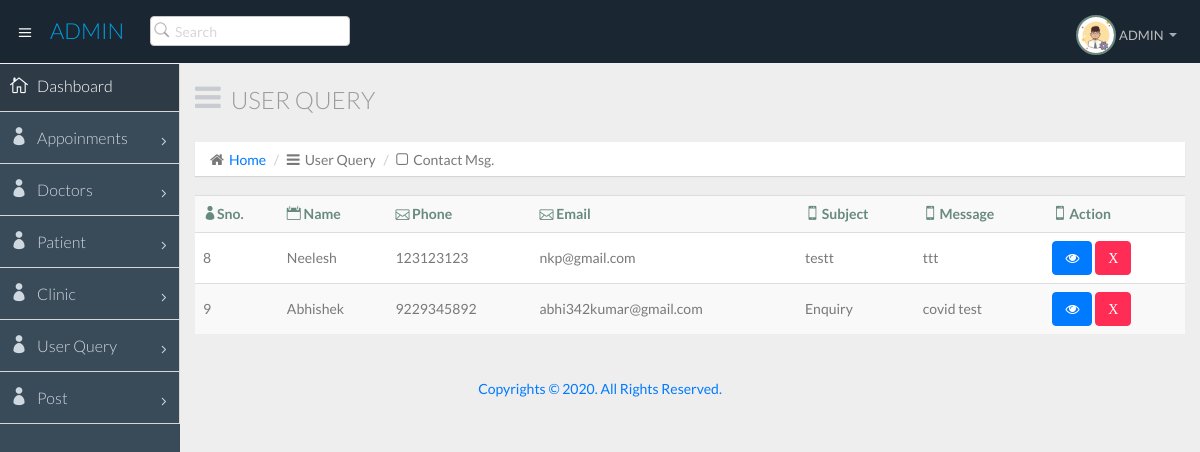
The page /admin/allcontact.php on the database its author committed.
### tables this page shows
CREATE TABLE `tbl_feedback` (
  `fbid` int(11) NOT NULL,
  `fbname` varchar(50) DEFAULT NULL,
  `fbphone` varchar(15) DEFAULT NULL,
  `fbemail` varchar(50) DEFAULT NULL,
  `fbsubject` varchar(150) DEFAULT NULL,
  `fbmessage` varchar(500) DEFAULT NULL,
  `fbproductid` varchar(50) DEFAULT NULL,
  `fbtime` timestamp NOT NULL DEFAULT current_timestamp()
);

### admin/allcontact.php (the view, shortened to what this page needs)
<?php
require('./comnpages/config.php');
?>
<!DOCTYPE html>
<html lang="en">
  <head>
    <link href="css/bootstrap.min.css" rel="stylesheet">
    <link href="css/bootstrap-theme.css" rel="stylesheet">
    <link href="css/elegant-icons-style.css" rel="stylesheet" />
    <link href="css/font-awesome.min.css" rel="stylesheet" />
    <link href="css/style.css" rel="stylesheet">
    <link href="css/style-responsive.css" rel="stylesheet" />
  </head>
  <body>
  <section id="container" class="">
      <?php require('./comnpages/header.php'); ?>
	   <?php require('./comnpages/side.php'); ?>
      <section id="main-content">
          <section class="wrapper">
		  <div class="row">
				<div class="col-lg-12">
					<h3 class="page-header"><i class="fa fa fa-bars"></i> User Query</h3>
					<ol class="breadcrumb">
						<li><i class="fa fa-home"></i><a href="index.html">Home</a></li>
						<li><i class="fa fa-bars"></i>User Query</li>
						<li><i class="fa fa-square-o"></i>Contact Msg.</li>
					</ol>
				</div>
			</div>
              <div class="row">
                  <div class="col-lg-12">
                      <section class="panel">
                          <table class="table table-striped table-advance table-hover">
                           <tbody>
                              <tr>
                                 <th><i class="icon_profile"></i>Sno.</th>
                                 <th><i class="icon_calendar"></i> Name</th>
                                 <th><i class="icon_mail_alt"></i> Phone</th>
                                 <th><i class="icon_mail_alt"></i> Email</th>
                                 <th><i class="icon_mobile"></i> Subject</th>
                                 <th><i class="icon_mobile"></i> Message</th>
                                 <th><i class="icon_mobile"></i> Action</th>
                              </tr>
							  <?php
							$select = mysqli_query($conn,"SELECT * FROM tbl_feedback");
		                     $noofrows=mysqli_num_rows($select);
							 $count=0;
							 if($noofrows>0)
							 {
		                      while($row= mysqli_fetch_array($select))
		                          {
		                            $count++;
							  ?>
                              <tr>
                                 <td><?php echo$row['fbid']; ?></td>
                                 <td><?php echo$row['fbname']; ?></td>
                                 <td><?php echo$row['fbphone']; ?></td>
                                 <td><?php echo$row['fbemail']; ?></td>
                                 <td><?php echo$row['fbsubject'] ?></td>
                                 <td><?php echo$row['fbmessage'] ?></td>
								 <td>
						<a href="contactView.php?cid=<?php echo $row['fbid']; ?>"
						title="view" class="btn btn-primary">
							<i class="fa fa-eye"> </i></a>
					<a onclick="return confirm('Are you sure you want
					to delete this record');" href="contactDelete.php?
					pcid=<?php echo $row['fbid'];?>&action=delete"
					title="Delete" class="btn btn-danger">
					<i class="fa fa-remove">X</i></a>
                              </tr>
							  <?php
								  $count++;}}
							  ?>
                             </tbody>
                        </table>
                      </section>
                  </div>
              </div>
          </section>
      </section>
		  <?php include("./comnpages/credit.php");?>
  </section>
  </body>
</html>

### admin/comnpages/header.php (shortened to what this page needs)
<header class="header dark-bg">
            <div class="toggle-nav">
                <div class="icon-reorder tooltips" data-original-title="Toggle Navigation" data-placement="bottom"><i class="icon_menu"></i></div>
            </div>
            <a href="index.html" class="logo">  <span class="lite">Admin</span></a>
            <div class="nav search-row" id="top_menu">
                <ul class="nav top-menu">
                    <li>
                        <form class="navbar-form">
                            <input class="form-control" placeholder="Search" type="text">
                        </form>
                    </li>
                </ul>
            </div>
            <div class="top-nav notification-row">
                <ul class="nav pull-right top-menu">
                    <li class="dropdown">
                        <a data-toggle="dropdown" class="dropdown-toggle" href="#">
                            <span class="profile-ava">
                                <img alt="" src="img/avatar1_small.jpg" width=40 height=40>
                            </span>
                            <span class="username">ADMIN</span>
                            <b class="caret"></b>
                        </a>
                    </li>
                </ul>
            </div>
      </header>

### admin/comnpages/side.php (shortened to what this page needs)
<aside>
         <div id="sidebar"  class="nav-collapse ">
             <ul class="sidebar-menu">
                 <li class="active">
                     <a class="" href="index.php">
                         <i class="icon_house_alt"></i>
                         <span>Dashboard</span>
                     </a>
                 </li>
         <li class="sub-menu">
                     <a href="javascript:;" class="">
                         <i class="icon_profile"></i>
                         <span>Appoinments</span>
                         <span class="menu-arrow arrow_carrot-right"></span>
                     </a>
                 </li>
         <li class="sub-menu">
                     <a href="javascript:;" class="">
                         <i class="icon_profile"></i>
                         <span>Doctors</span>
                         <span class="menu-arrow arrow_carrot-right"></span>
                     </a>
                 </li>
			 <li class="sub-menu">
                     <a href="javascript:;" class="">
                         <i class="icon_profile"></i>
                         <span>Patient</span>
                         <span class="menu-arrow arrow_carrot-right"></span>
                     </a>
                 </li>
 <li class="sub-menu">
                     <a href="javascript:;" class="">
                         <i class="icon_profile"></i>
                         <span>Clinic</span>
                         <span class="menu-arrow arrow_carrot-right"></span>
                     </a>
                 </li>
               		 <li class="sub-menu">
                     <a href="javascript:;" class="">
                         <i class="icon_profile"></i>
                         <span>User Query</span>
                         <span class="menu-arrow arrow_carrot-right"></span>
                     </a>
                 </li>
<li class="sub-menu">
                     <a href="javascript:;" class="">
                         <i class="icon_profile"></i>
                         <span>Post</span>
                         <span class="menu-arrow arrow_carrot-right"></span>
                     </a>
                 </li>
             </ul>
         </div>
     </aside>

### admin/comnpages/credit.php
<div class="text-right">
          <div class="credits">
               <center> <a href="#">Copyrights &copy 2020. All Rights Reserved.</a></center>
            </div>
</div>

### rows shown on the page
tbl_feedback: fbid "8", fbname "Neelesh", fbphone "123123123", fbemail "nkp@gmail.com", fbsubject "testt", fbmessage "ttt"
tbl_feedback: fbid "9", fbname "Abhishek", fbphone "9229345892", fbemail "abhi342kumar@gmail.com", fbsubject "Enquiry", fbmessage "covid test"
